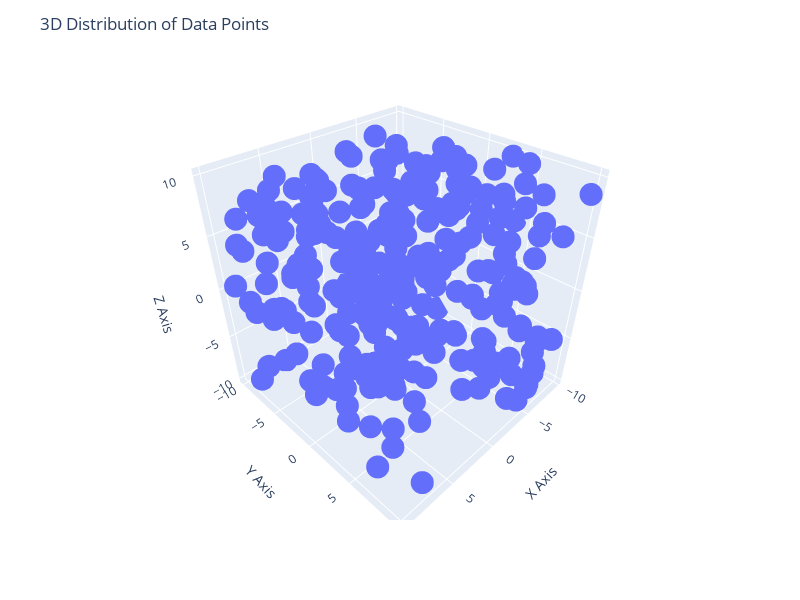

The notebook cell this image was saved under:
### Markdown cell above
PLOTLY ASSIGNMENT

### Code cell
#1. Using the given dataset, to generate a 3D scatter plot to visualize the distribution of data points in a threedimensional space
import plotly.express as px
import pandas as pd
import numpy as np
# Set seed for reproducibility
np.random.seed(30)

# Generate dataset
data = {
    'X': np.random.uniform(-10, 10, 300),
    'Y': np.random.uniform(-10, 10, 300),
    'Z': np.random.uniform(-10, 10, 300)
}

# Convert to DataFrame
df = pd.DataFrame(data)

# Generate 3D scatter plot
fig = px.scatter_3d(df, x='X', y='Y', z='Z')

# Update plot layout
fig.update_layout(
    title='3D Distribution of Data Points',
    scene=dict(
        xaxis_title='X Axis',
        yaxis_title='Y Axis',
        zaxis_title='Z Axis'
    ),
    width=800,
    height=600
)

# Show plot
fig.show()

### Figure 1 — Plotly figure (JSON) as saved in the notebook; plotly's stock layout.template omitted (floating-point values rounded to 4 significant figures; data arrays with more than 128 entries replaced by an {"elided": "..."} marker saying what was removed)
{"data": [{"hovertemplate": "X=%{x}<br>Y=%{y}<br>Z=%{z}<extra></extra>", "legendgroup": "", "marker": {"color": "#636efa", "symbol": "circle"}, "mode": "markers", "name": "", "scene": "scene", "showlegend": false, "type": "scatter3d", "x": {"elided": "300 float values"}, "y": {"elided": "300 float values"}, "z": {"elided": "300 float values"}}], "layout": {"height": 600, "legend": {"tracegroupgap": 0}, "margin": {"t": 60}, "scene": {"aspectmode": "auto", "aspectratio": {"x": 0.9933, "y": 1.007, "z": 0.9996}, "domain": {"x": [0, 1], "y": [0, 1]}, "xaxis": {"title": {"text": "X Axis"}, "type": "linear"}, "yaxis": {"title": {"text": "Y Axis"}, "type": "linear"}, "zaxis": {"title": {"text": "Z Axis"}, "type": "linear"}}, "title": {"text": "3D Distribution of Data Points"}, "width": 800}}
